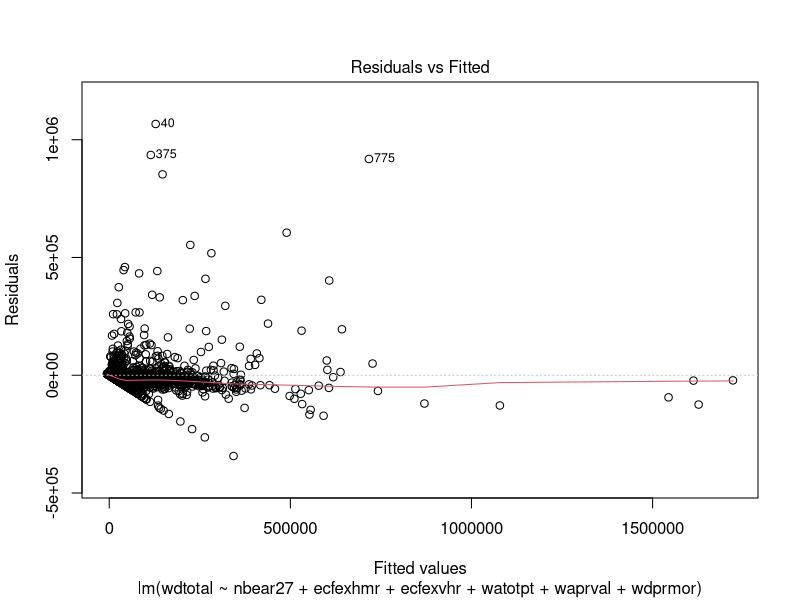
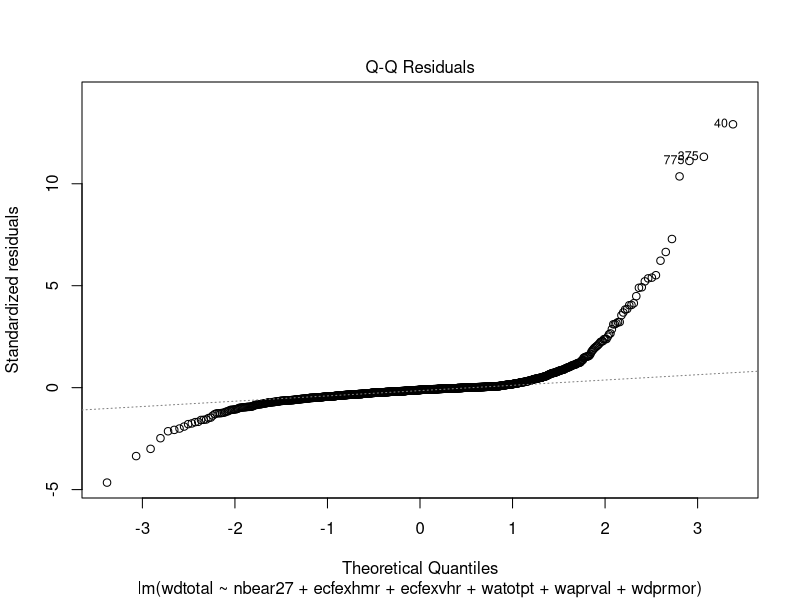
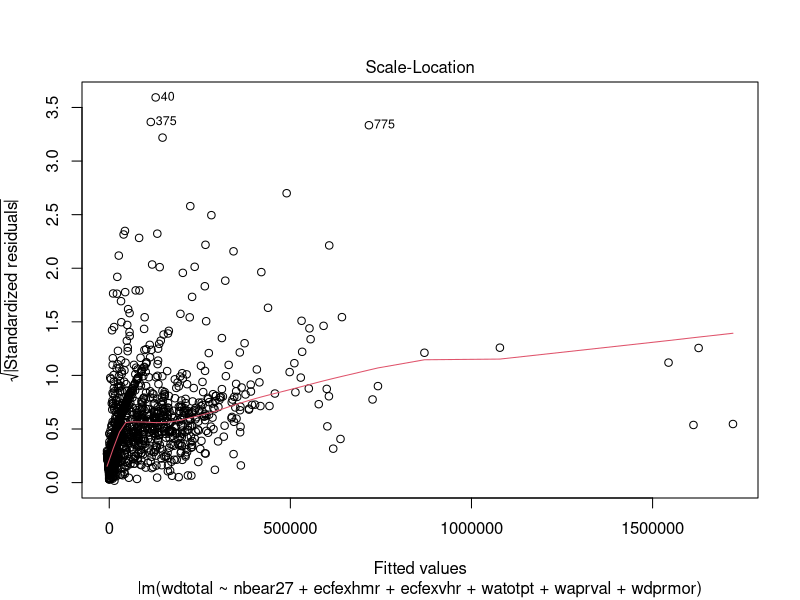
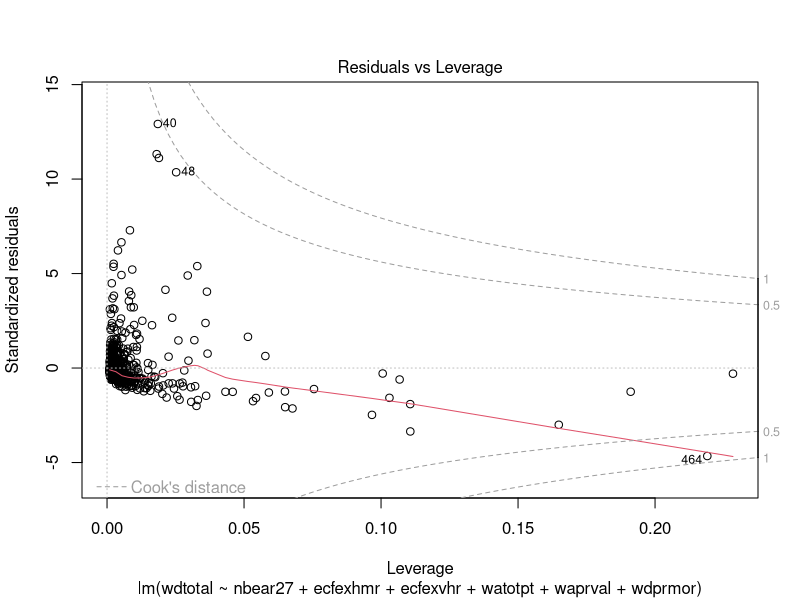
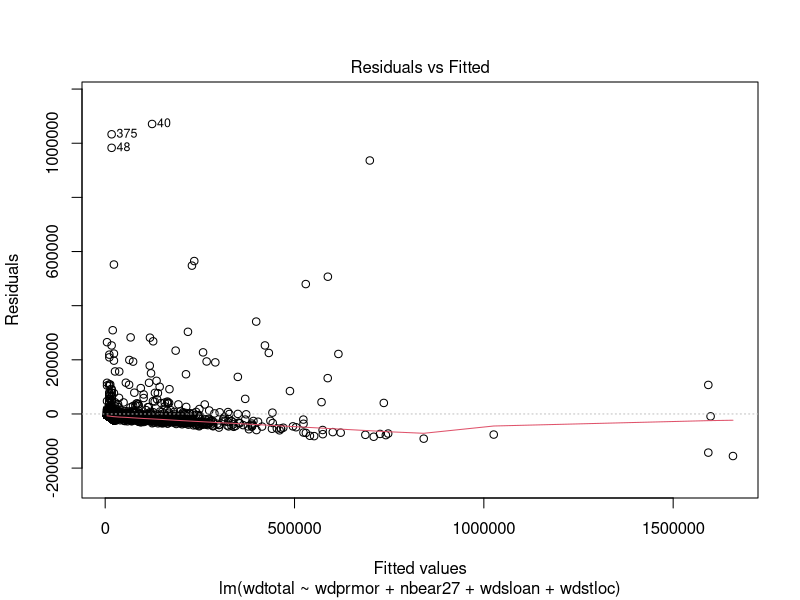
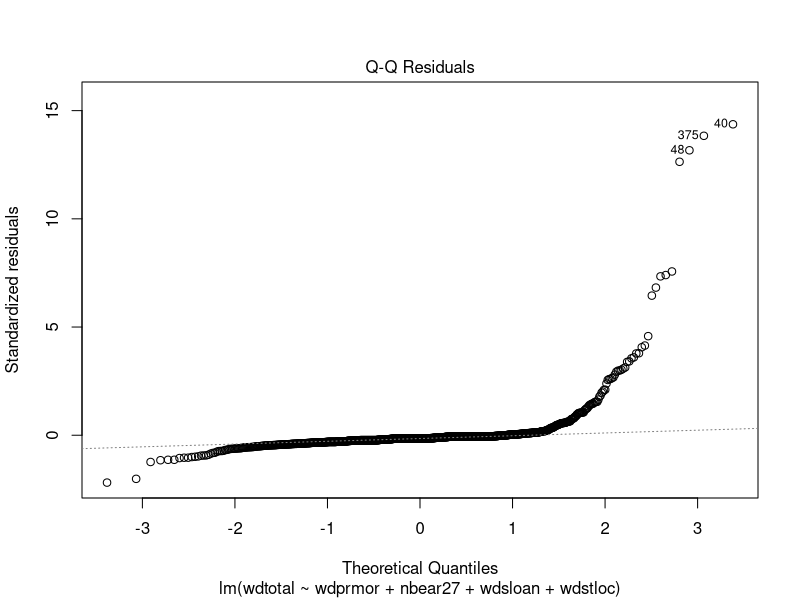
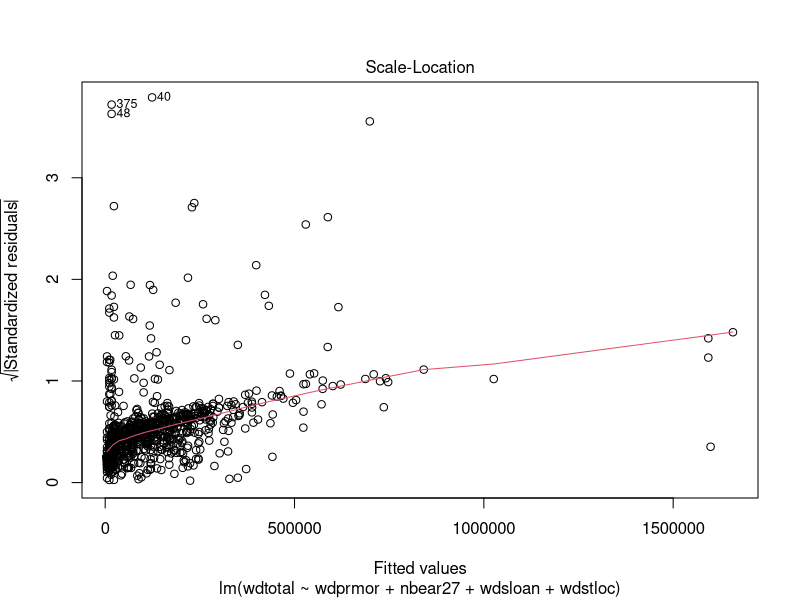
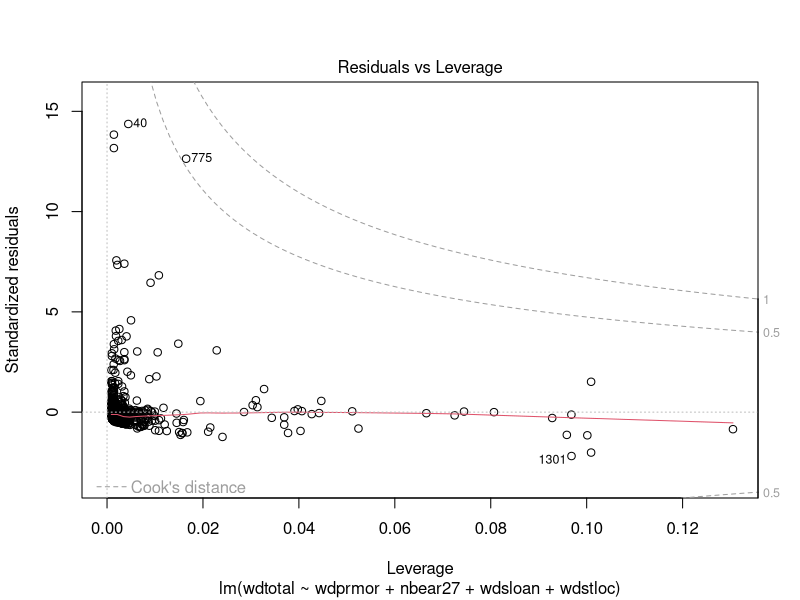

Here is the R script that generated these plots, in order:
## ---- chunk 1
knitr::opts_chunk$set(echo = TRUE)
## ---- chunk 2
# load data
financial_survey_raw <- read.csv("Data/Raw_data_from_Source.csv")
## ---- chunk 3
financial_survey_converted = subset(financial_survey_raw, subset=(wdtotal < 1000000))

financial_survey_converted = subset(financial_survey_raw, subset=(wdtotal != 0))
financial_survey_converted = subset(financial_survey_raw, subset=(wdprmor != 0))
financial_survey_converted = subset(financial_survey_raw, subset=(region == 3))
financial_survey_converted <- subset(financial_survey_converted, select = c(-wastdept, -wastmuic, -wastbond , -waststck, -wastrest , -wastvhle , -wastonof , -wdstomor , -wdstcred , -wdstvhln ,  -wdstodbt    ) )

financial_survey_converted <- sapply(financial_survey_converted, as.numeric)
financial_survey_converted = as.data.frame(financial_survey_converted)

## ---- chunk 4
by(financial_survey_raw$wdtotal, financial_survey_raw$region, summary)
by(financial_survey_raw$wdtotal, financial_survey_raw$region, sd)
by(financial_survey_raw$wdtotal, financial_survey_raw$region, length)
## ---- chunk 5
by(financial_survey_converted$wdtotal, financial_survey_converted$region, summary)
by(financial_survey_converted$wdtotal, financial_survey_converted$region, sd)
by(financial_survey_converted$wdtotal, financial_survey_converted$region, length)
## ---- chunk 6
cors <- sapply(financial_survey_converted, cor, y=financial_survey_converted$wdtotal)
mask <- (rank(-abs(cors)) <= 10 )
best10.pred <- financial_survey_converted[, mask]

best10.pred <- subset(best10.pred, select = c(-wdtotal) )
summary(best10.pred)
## ---- chunk 7
full.model.best10 <- lm (wdtotal ~  fmsz27 + nbear27 + mtinc27 + ecfexhmr + ecfexvhr + watotpt + waprval + wdprmor   , data=financial_survey_converted)

reduced.model.best10<- step (full.model.best10, direction = "backward")
summary(reduced.model.best10)
## ---- chunk 8
min.model.best10 <- lm (wdtotal ~ 1, data=financial_survey_converted)
forward.model.best10 <- step(min.model.best10, direction="forward", scope = ( ~ fmsz27 + nbear27 + mtinc27 + ecfexhmr + ecfexvhr + watotpt + waprval + wdprmor))
summary(forward.model.best10)
## ---- chunk 9
 reg_multi <- lm(wdtotal ~ wdprmor + nbear27 + wdsloan + wdstloc , data=financial_survey_converted)
summary(reg_multi)
## ---- chunk 10
anova(reduced.model.best10, forward.model.best10)
## ---- chunk 11
anova(reduced.model.best10, reg_multi)
## ---- chunk 12
plot(reduced.model.best10)
## ---- chunk 13
plot(reg_multi)
## ---- chunk 14
customerProfile = as.data.frame(financial_survey_raw[80,])
customerProfile$wdtotal

predict(reduced.model.best10, subset(customerProfile, select = c(fmsz27 , nbear27 , mtinc27 , ecfexhmr , ecfexvhr , watotpt , waprval , wdprmor)))
## ---- chunk 15
predict(reg_multi, subset(customerProfile, select = c(wdprmor  , nbear27 , wdsloan  , wdstloc  )))
